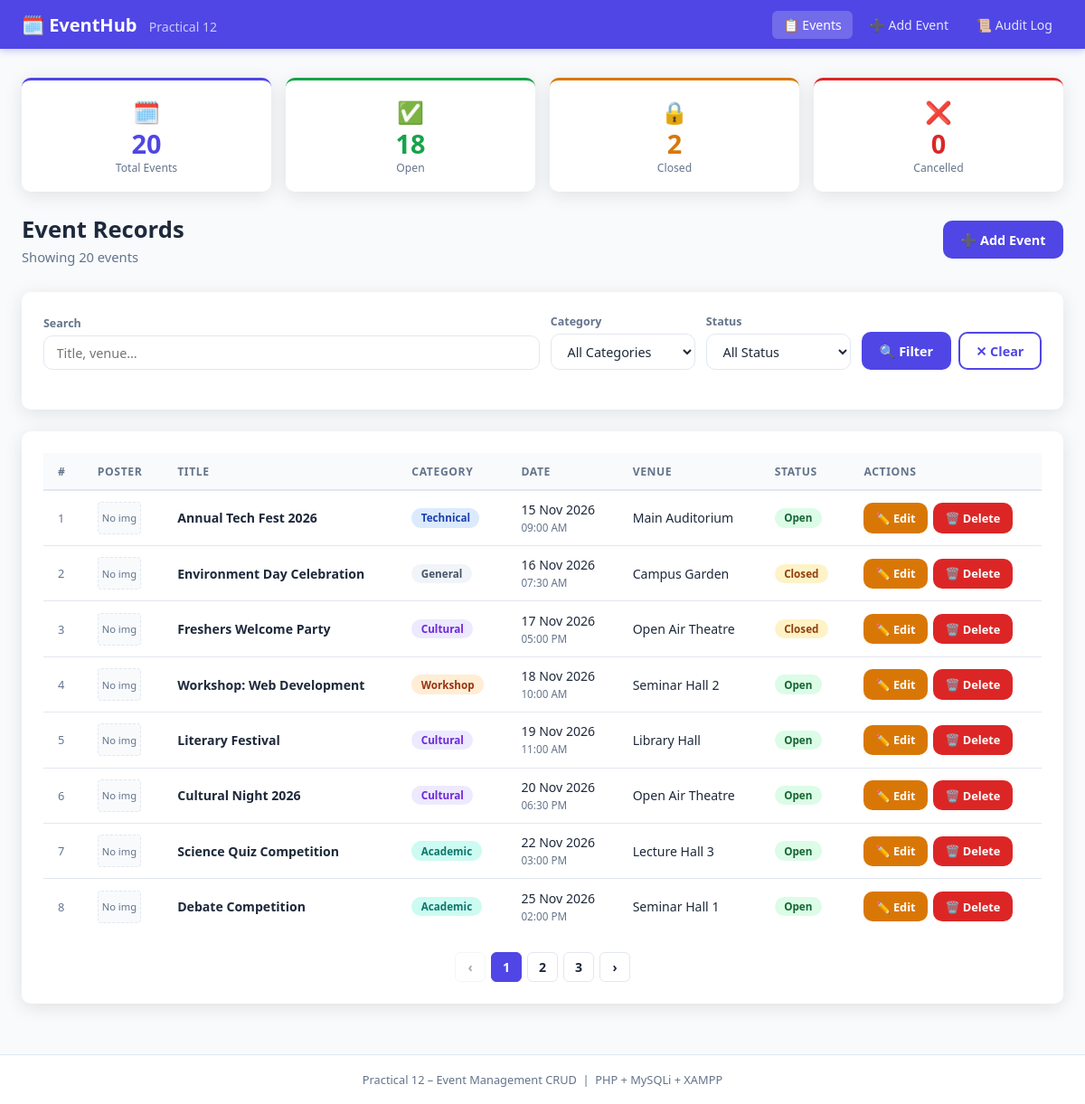
The page / on the database its author committed.
### tables this page shows
CREATE TABLE events (
    id           INT UNSIGNED  NOT NULL AUTO_INCREMENT,
    title        VARCHAR(200)  NOT NULL,
    description  TEXT          NOT NULL,
    category     VARCHAR(80)   NOT NULL DEFAULT 'General',
    venue        VARCHAR(200)  NOT NULL DEFAULT '',
    event_date   DATE          NOT NULL,
    event_time   TIME          NULL,
    status       ENUM('open','closed','cancelled') NOT NULL DEFAULT 'open',
    poster       VARCHAR(255)  NULL DEFAULT NULL,    
    created_at   TIMESTAMP     NOT NULL DEFAULT CURRENT_TIMESTAMP,
    updated_at   TIMESTAMP     NOT NULL DEFAULT CURRENT_TIMESTAMP ON UPDATE CURRENT_TIMESTAMP,
    PRIMARY KEY (id),
    INDEX idx_category   (category),
    INDEX idx_status     (status),
    INDEX idx_event_date (event_date)
);

### index.php (the view, shortened to what this page needs)
<?php
$db = get_db();
$search   = trim($_GET['search']   ?? '');
$page     = max(1, intval($_GET['page'] ?? 1));
$offset   = ($page - 1) * PER_PAGE;
$where = []; $params = []; $types = '';
$whereSQL = $where ? 'WHERE '.implode(' AND ', $where) : '';
$cStmt = $db->prepare("SELECT COUNT(*) AS cnt FROM events $whereSQL");
$cStmt->execute();
$total      = $cStmt->get_result()->fetch_assoc()['cnt'];
$totalPages = (int)ceil($total / PER_PAGE);
$lStmt = $db->prepare("SELECT * FROM events $whereSQL ORDER BY event_date ASC, id DESC LIMIT ? OFFSET ?");
$lStmt->bind_param($types.'ii', ...[...$params, PER_PAGE, $offset]);
$lStmt->execute();
$events = $lStmt->get_result()->fetch_all(MYSQLI_ASSOC);
$stats = $db->query("SELECT
    COUNT(*) AS total,
    SUM(status='open') AS open_cnt,
    SUM(status='closed') AS closed_cnt,
    SUM(status='cancelled') AS cancelled_cnt
  FROM events")->fetch_assoc();
function qstr(array $ov = []): string {
    $base = ['search','category','status','page'];
    $qs = [];
    foreach ($base as $k) { $v = $ov[$k] ?? ($_GET[$k] ?? ''); if ($v !== '') $qs[$k] = $v; }
    foreach ($ov as $k => $v) { if ($v === '') unset($qs[$k]); else $qs[$k] = $v; }
    return $qs ? '?'.http_build_query($qs) : '?';
}
function catBadge(string $c): string {
    return ['Technical'=>'badge-blue','Cultural'=>'badge-purple','Sports'=>'badge-green',
            'Academic'=>'badge-teal','Workshop'=>'badge-orange','Networking'=>'badge-yellow',
            'General'=>'badge-gray'][$c] ?? 'badge-gray';
}
function statusBadge(string $s): string {
    return ['open'=>'badge-green','closed'=>'badge-yellow','cancelled'=>'badge-red'][$s] ?? 'badge-gray';
}
?>
<!DOCTYPE html>
<html lang="en">
<head>
  <link rel="stylesheet" href="style.css">
</head>
<body>
<header>
  <nav class="navbar">
    <a href="index.php" class="logo">🗓️ EventHub <span>Practical 12</span></a>
    <ul class="nav-links">
      <li><a href="index.php" class="active">📋 Events</a></li>
      <li><a href="add.php">➕ Add Event</a></li>
      <li><a href="audit.php">📜 Audit Log</a></li>
    </ul>
  </nav>
</header>
<main>
  <div class="stats-grid">
    <div class="stat-card">
      <div class="stat-icon">🗓️</div>
      <div class="stat-value"><?= $stats['total'] ?></div>
      <div class="stat-label">Total Events</div>
    </div>
    <div class="stat-card green">
      <div class="stat-icon">✅</div>
      <div class="stat-value"><?= $stats['open_cnt'] ?></div>
      <div class="stat-label">Open</div>
    </div>
    <div class="stat-card warn">
      <div class="stat-icon">🔒</div>
      <div class="stat-value"><?= $stats['closed_cnt'] ?></div>
      <div class="stat-label">Closed</div>
    </div>
    <div class="stat-card red">
      <div class="stat-icon">❌</div>
      <div class="stat-value"><?= $stats['cancelled_cnt'] ?></div>
      <div class="stat-label">Cancelled</div>
    </div>
  </div>
  <div class="page-header">
    <div>
      <h1>Event Records</h1>
      <p>Showing <?= $total ?> event<?= $total != 1 ? 's' : '' ?></p>
    </div>
    <a href="add.php" class="btn btn-primary">➕ Add Event</a>
  </div>
  <div class="card">
    <form method="GET">
      <div class="filter-bar">
        <div class="fg" style="flex:1;min-width:200px">
          <label>Search</label>
          <input type="text" name="search" placeholder="Title, venue…"
                 value="<?= htmlspecialchars($search) ?>">
        </div>
        <div class="fg">
          <label>Category</label>
          <select name="category">
            <option value="">All Categories</option>
          </select>
        </div>
        <div class="fg">
          <label>Status</label>
          <select name="status">
            <option value="">All Status</option>
          </select>
        </div>
        <div class="fg" style="flex-direction:row;gap:.5rem;align-items:flex-end">
          <button type="submit" class="btn btn-primary">🔍 Filter</button>
          <a href="index.php" class="btn btn-outline">✕ Clear</a>
        </div>
      </div>
    </form>
  </div>
  <div class="card">
    <div class="table-wrap">
      <table>
        <thead>
          <tr>
            <th>#</th>
            <th>Poster</th>
            <th>Title</th>
            <th>Category</th>
            <th>Date</th>
            <th>Venue</th>
            <th>Status</th>
            <th>Actions</th>
          </tr>
        </thead>
        <tbody>
          <?php if (empty($events)): ?>
          <tr><td colspan="8" style="text-align:center;padding:2rem;color:var(--muted)">
            No events found. <a href="index.php">Clear filters</a> or <a href="add.php">add an event</a>.
          </td></tr>
          <?php else: foreach ($events as $i => $e): ?>
          <tr>
            <td style="color:var(--muted);font-size:.8rem"><?= $offset+$i+1 ?></td>
            <td>
              <?php if ($e['poster']): ?>
                <img src="<?= UPLOAD_URL . htmlspecialchars($e['poster']) ?>"
                     alt="Poster" class="poster-thumb">
              <?php else: ?>
                <div class="no-poster">No img</div>
              <?php endif; ?>
            </td>
            <td><strong><?= htmlspecialchars($e['title']) ?></strong></td>
            <td><span class="badge <?= catBadge($e['category']) ?>"><?= htmlspecialchars($e['category']) ?></span></td>
            <td><?= date('d M Y', strtotime($e['event_date'])) ?>
                <?php if ($e['event_time']): ?>
                  <br><small style="color:var(--muted)"><?= date('h:i A', strtotime($e['event_time'])) ?></small>
                <?php endif; ?>
            </td>
            <td><?= htmlspecialchars($e['venue']) ?></td>
            <td><span class="badge <?= statusBadge($e['status']) ?>"><?= ucfirst($e['status']) ?></span></td>
            <td>
              <div class="action-group">
                <a href="edit.php?id=<?= $e['id'] ?>" class="btn btn-warning btn-sm">✏️ Edit</a>
                <button class="btn btn-danger btn-sm"
                  onclick="confirmDel(<?= $e['id'] ?>,'<?= htmlspecialchars(addslashes($e['title']),ENT_QUOTES) ?>')">
                  🗑️ Delete
                </button>
              </div>
            </td>
          </tr>
          <?php endforeach; endif; ?>
        </tbody>
      </table>
    </div>
    <?php if ($totalPages > 1): ?>
    <nav class="pagination">
      <a href="<?= qstr(['page'=>$page-1]) ?>" class="<?= $page<=1?'disabled':'' ?>">‹</a>
      <?php for ($p=max(1,$page-2); $p<=min($totalPages,$page+2); $p++): ?>
        <a href="<?= qstr(['page'=>$p]) ?>" class="<?= $p===$page?'active':'' ?>"><?= $p ?></a>
      <?php endfor; ?>
      <a href="<?= qstr(['page'=>$page+1]) ?>" class="<?= $page>=$totalPages?'disabled':'' ?>">›</a>
    </nav>
    <?php endif; ?>
  </div>
</main>
<footer class="site-footer">Practical 12 – Event Management CRUD &nbsp;|&nbsp; PHP + MySQLi + XAMPP</footer>
</body>
</html>

### rows shown on the page
events: i "1", shows "No img", title "Annual Tech Fest 2026", category "Technical", event_date "15 Nov 2026", event_time "09:00 AM", venue "Main Auditorium", status "Open"
events: i "2", shows "No img", title "Environment Day Celebration", category "General", event_date "16 Nov 2026", event_time "07:30 AM", venue "Campus Garden", status "Closed"
events: i "3", shows "No img", title "Freshers Welcome Party", category "Cultural", event_date "17 Nov 2026", event_time "05:00 PM", venue "Open Air Theatre", status "Closed"
events: i "4", shows "No img", title "Workshop: Web Development", category "Workshop", event_date "18 Nov 2026", event_time "10:00 AM", venue "Seminar Hall 2", status "Open"
events: i "5", shows "No img", title "Literary Festival", category "Cultural", event_date "19 Nov 2026", event_time "11:00 AM", venue "Library Hall", status "Open"
events: i "6", shows "No img", title "Cultural Night 2026", category "Cultural", event_date "20 Nov 2026", event_time "06:30 PM", venue "Open Air Theatre", status "Open"
events: i "7", shows "No img", title "Science Quiz Competition", category "Academic", event_date "22 Nov 2026", event_time "03:00 PM", venue "Lecture Hall 3", status "Open"
events: i "8", shows "No img", title "Debate Competition", category "Academic", event_date "25 Nov 2026", event_time "02:00 PM", venue "Seminar Hall 1", status "Open"

### other values the page prints
$stats['total'] "20"
$stats['open_cnt'] "18"
$stats['closed_cnt'] "2"
$stats['cancelled_cnt'] "0"
$total "20"
